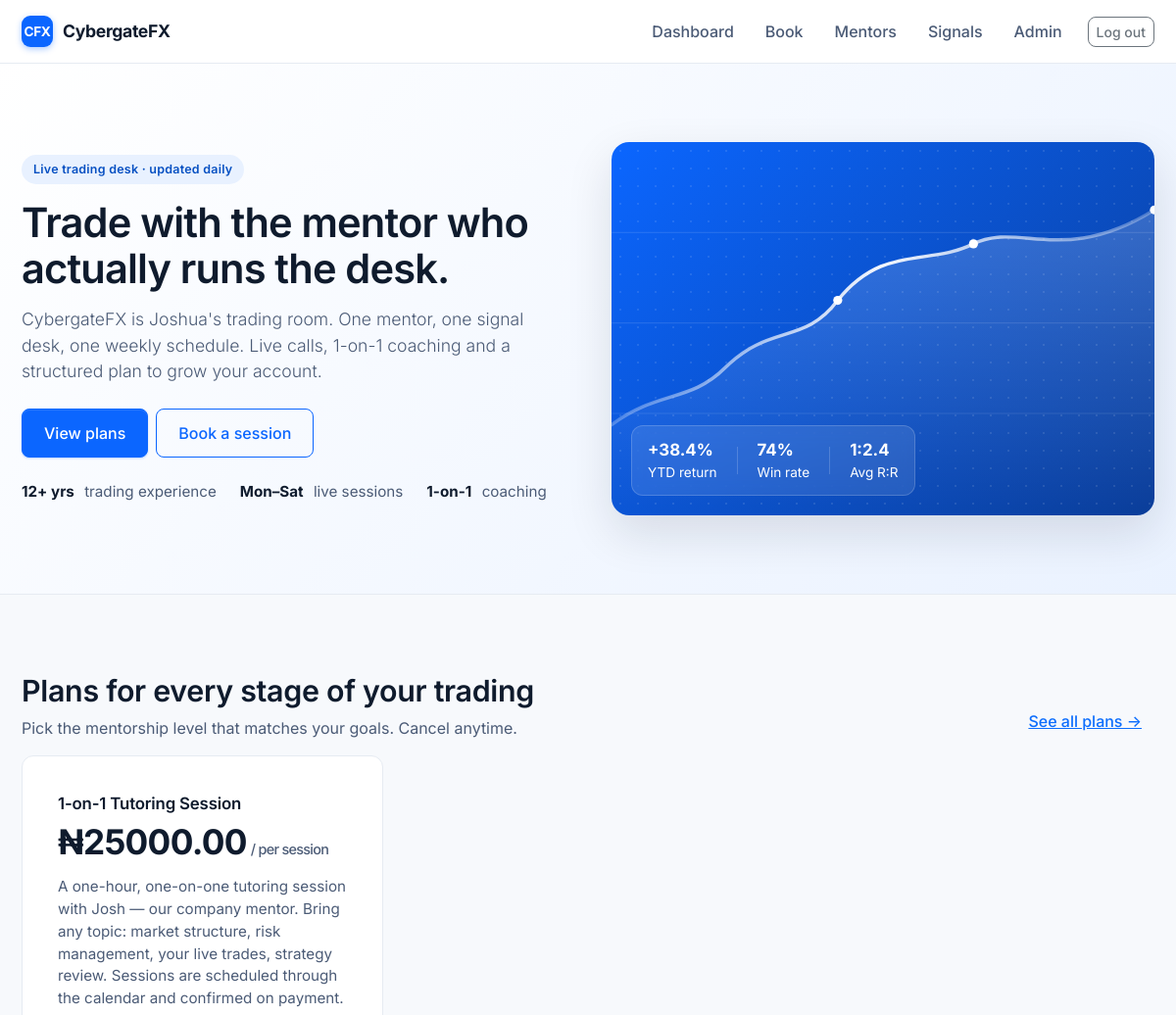
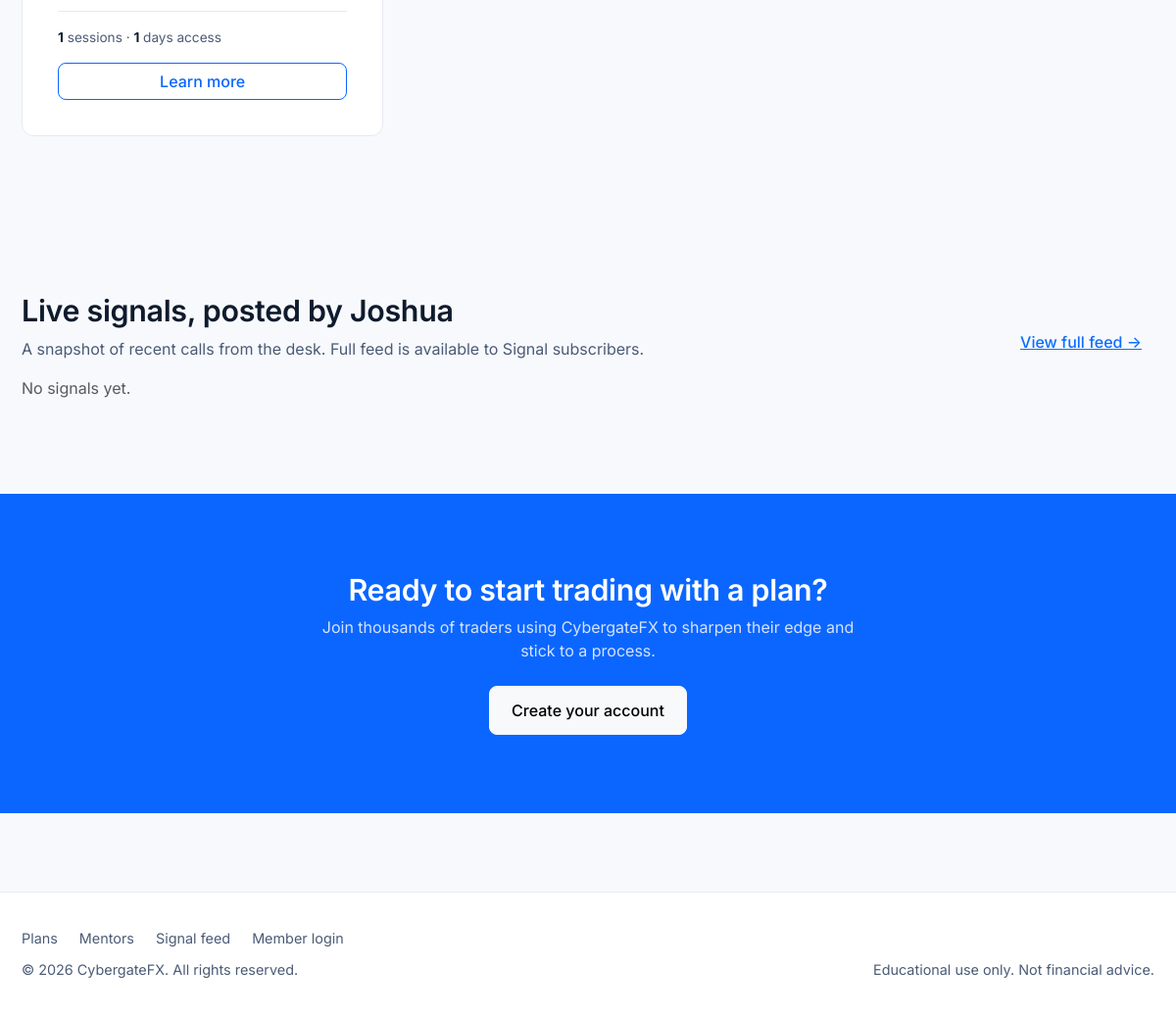
The app's page / (signed in) with its own data (2 pictures, top to bottom).
### mentors/models.py (models this page shows, shortened)
class MentorshipPlan(models.Model):
    name = models.CharField(max_length=80)
    price = models.DecimalField(max_digits=8, decimal_places=2)
    description = models.TextField()
    duration_days = models.PositiveIntegerField(
        help_text='How many days the plan is valid after purchase.'
    )
    sessions_included = models.PositiveIntegerField(
        default=0,
        help_text='Number of mentoring sessions included (0 for signal-only plans).'
    )
    class Meta:
        ordering = ['price']

### mentors/views.py (the view)
# urls.py: path('', HomeView.as_view(), name='home'),
class HomeView(TemplateView):
    template_name = 'mentors/home.html'
    def get_context_data(self, **kwargs):
        ctx = super().get_context_data(**kwargs)
        ctx['plans'] = MentorshipPlan.objects.all()[:3]
        ctx['mentors'] = Mentor.objects.all()[:3]
        ctx['latest_signals'] = Signal.objects.all()[:3]
        ctx['primary_mentor'] = Mentor.objects.first()
        return ctx

### templates/mentors/home.html (shortened to what this page needs)
{% extends 'base.html' %}
{% block content %}
<section class="cfx-hero">
  <div class="container">
    <div class="row align-items-center g-5">
      <div class="col-lg-6">
        <span class="badge-trust">Live trading desk &middot; updated daily</span>
        <h1>Trade with the mentor who actually runs the desk.</h1>
        <p class="lead">
          CybergateFX is Joshua's trading room. One mentor, one signal desk,
          one weekly schedule. Live calls, 1-on-1 coaching and a structured plan to grow your account.
        </p>
        <div class="d-flex gap-2 mt-4 flex-wrap">
          <a href="{% url 'mentors:plans' %}" class="btn btn-primary btn-lg">View plans</a>
          <a href="{% url 'mentors:mentor_detail' primary_mentor.pk %}" class="btn btn-outline-primary btn-lg">Book a session</a>
        </div>
        <div class="hero-stats">
          <span><strong>12+ yrs</strong> trading experience</span>
          <span><strong>Mon&ndash;Sat</strong> live sessions</span>
          <span><strong>1-on-1</strong> coaching</span>
        </div>
      </div>
      <div class="col-lg-6">
        <div class="cfx-hero-art" aria-hidden="true">
          <div class="hero-stats-panel">
            <div>
              <strong>+38.4%</strong>
              <span>YTD return</span>
            </div>
            <div>
              <strong>74%</strong>
              <span>Win rate</span>
            </div>
            <div>
              <strong>1:2.4</strong>
              <span>Avg R:R</span>
            </div>
          </div>
        </div>
      </div>
    </div>
  </div>
</section>
<section class="cfx-section">
  <div class="container">
    <div class="cfx-section-head">
      <div>
        <h2>Plans for every stage of your trading</h2>
        <p class="section-sub mb-0">Pick the mentorship level that matches your goals. Cancel anytime.</p>
      </div>
      <a href="{% url 'mentors:plans' %}" class="btn btn-link">See all plans &rarr;</a>
    </div>
    <div class="row g-4">
      {% for plan in plans %}
        <div class="col-md-6 col-lg-4">
          <div class="cfx-plan-card">
            <div class="plan-name">{{ plan.name }}</div>
            <div class="plan-price">
              ₦{{ plan.price }}<small>/ per session</small>
            </div>
            <p class="plan-desc">{{ plan.description }}</p>
            <div class="plan-meta">
              <strong>{{ plan.sessions_included }}</strong> sessions &middot;
              <strong>{{ plan.duration_days }}</strong> days access
            </div>
            <a href="{% url 'mentors:plans' %}" class="btn btn-outline-primary w-100 plan-cta">Learn more</a>
          </div>
        </div>
      {% empty %}
        <p class="text-muted">Plans will appear here once seeded.</p>
      {% endfor %}
    </div>
  </div>
</section>
<section class="cfx-section">
  <div class="container">
    <div class="cfx-section-head">
      <div>
        <h2>Live signals, posted by Joshua</h2>
        <p class="section-sub mb-0">A snapshot of recent calls from the desk. Full feed is available to Signal subscribers.</p>
      </div>
      <a href="{% url 'mentors:signal_feed' %}" class="btn btn-link d-none d-md-inline">View full feed &rarr;</a>
    </div>
    {% for signal in latest_signals %}
      <div class="cfx-signal">
        <div>
          <span class="pair">{{ signal.pair }}</span>
          <span class="dir {{ signal.direction|lower }}">{{ signal.direction }}</span>
          <div class="meta-line">{{ signal.title }} &middot; {{ signal.mentor.name }}</div>
        </div>
        <div class="levels">
          Entry <strong>{{ signal.entry_price }}</strong>
          &middot; SL <strong style="color:var(--danger)">{{ signal.stop_loss }}</strong>
          &middot; TP <strong style="color:var(--success)">{{ signal.take_profit }}</strong>
        </div>
      </div>
    {% empty %}
      <p class="text-muted">No signals yet.</p>
    {% endfor %}
  </div>
</section>
<section class="cfx-section" style="background:var(--brand); color:#fff;">
  <div class="container text-center">
    <h2 style="color:#fff;">Ready to start trading with a plan?</h2>
    <p style="color:#d5e3ff; max-width:560px; margin:0 auto var(--space-4);">
      Join thousands of traders using CybergateFX to sharpen their edge and stick to a process.
    </p>
    <a href="{% url 'accounts:signup' %}" class="btn btn-light btn-lg">Create your account</a>
  </div>
</section>
{% endblock %}

### records on screen
MentorshipPlan: name "1-on-1 Tutoring Session", price "25000.00", description "A one-hour, one-on-one tutoring session with Josh — our company mentor. Bring any topic: market structure, risk management, your live trades, strategy review. Sessions are scheduled through the calendar and confirmed on payment.", sessions_included "1", duration_days "1"
